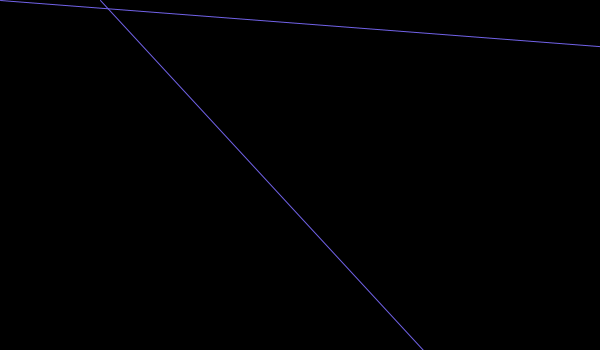
Frame 1 (no input)
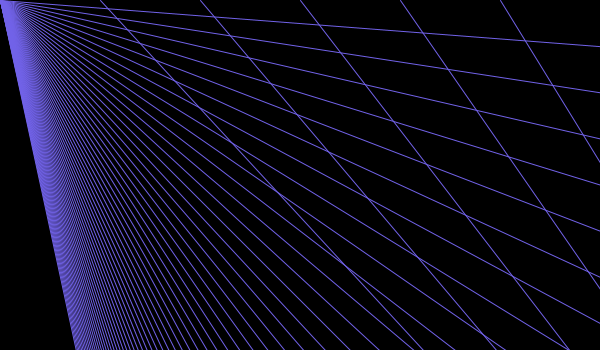
Frame 60 (the mouse pressed at the canvas centre just before this capture)
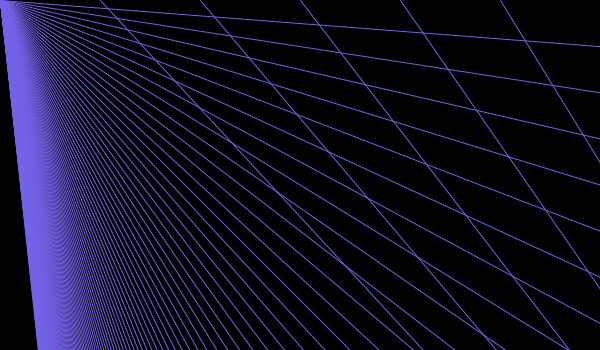
Frame 120 (the mouse held since frame 60 and released just before this capture)

The Processing sketch that drew these frames (run headless with seeded random() and noise(); from frame 60 on, the mouse is pressed at the canvas centre):

// Processing sketch: processing_31934
// ── processing_31934.pde

int paris = 0;
int berlin = 0;
int london = 200;

void setup(){
  size(600,350);
  background(0);
  stroke(113,98,232);
}

void draw(){
  
  smooth();
  noFill();
  //ellipse(paris,berlin,london,london);
  paris = paris + 100;
  //ellipse(paris,100,london,london);
  //ellipse(paris,200,london,london);
  //ellipse(paris,300,london,london);
  //ellipse(paris,400,london,london);
  line(paris,berlin,1300,1300);
  line(1300,paris,berlin,berlin);
  }

  
  
